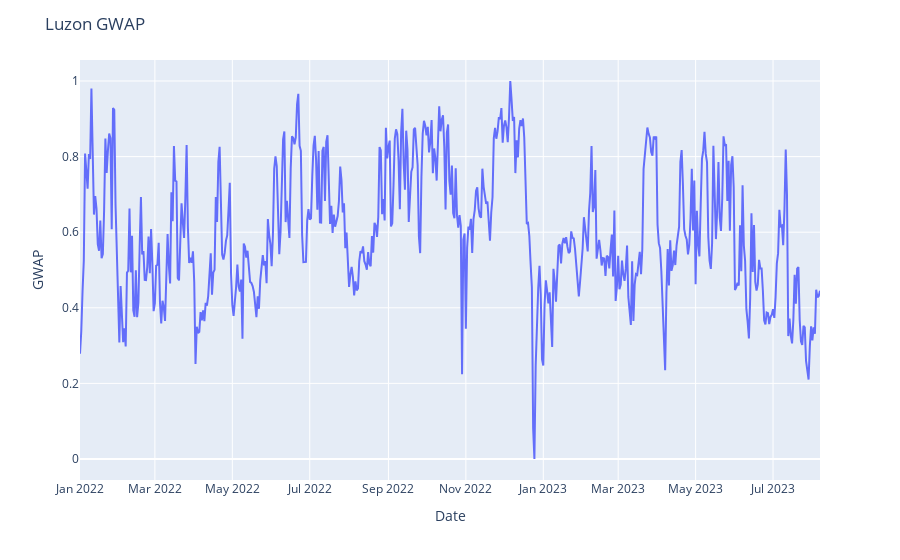
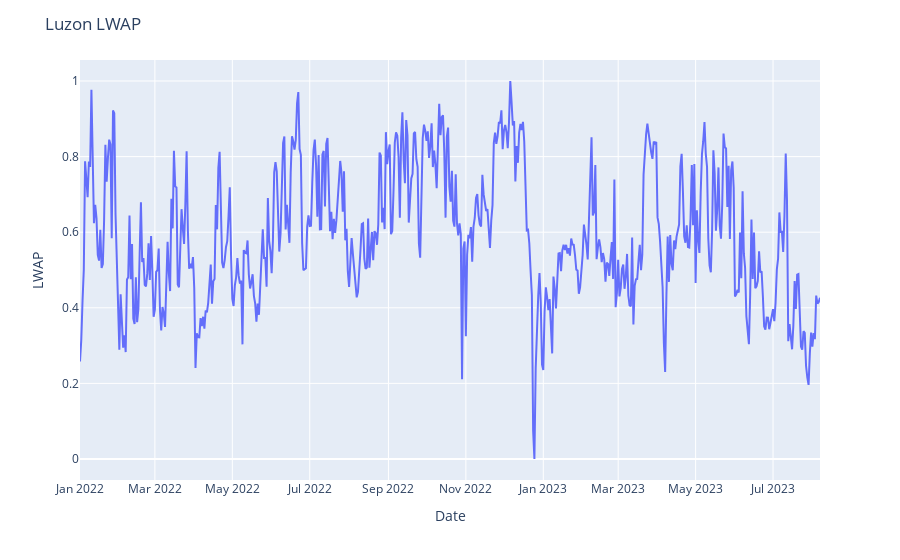

Notebook cell for these charts, in order:
### Code cell
#Plotting Train LWAP ang GWAP
# Create the line plot
gwap_plot = px.line(GWAP_train, x=GWAP_train.index, y='GWAP')
lwap_plot = px.line(LWAP_train, x=LWAP_train.index, y='LWAP')
# Set the title using the ticker value
gwap_plot.update_layout(title=f"Luzon GWAP")
lwap_plot.update_layout(title=f"Luzon LWAP")
# Display the plot
gwap_plot.show()
lwap_plot.show()

### Figure 1 — Plotly figure (JSON) as saved in the notebook; plotly's stock layout.template omitted (floating-point values rounded to 4 significant figures; data arrays with more than 128 entries replaced by an {"elided": "..."} marker saying what was removed)
{"data": [{"hovertemplate": "Date=%{x}<br>GWAP=%{y}<extra></extra>", "legendgroup": "", "line": {"color": "#636efa", "dash": "solid"}, "marker": {"symbol": "circle"}, "mode": "lines", "name": "", "orientation": "v", "showlegend": false, "type": "scatter", "x": {"elided": "584 str values"}, "xaxis": "x", "y": {"elided": "584 float values"}, "yaxis": "y"}], "layout": {"legend": {"tracegroupgap": 0}, "margin": {"t": 60}, "title": {"text": "Luzon GWAP"}, "xaxis": {"anchor": "y", "domain": [0, 1], "title": {"text": "Date"}}, "yaxis": {"anchor": "x", "domain": [0, 1], "title": {"text": "GWAP"}}}}

### Figure 2 — Plotly figure (JSON) as saved in the notebook; plotly's stock layout.template omitted (floating-point values rounded to 4 significant figures; data arrays with more than 128 entries replaced by an {"elided": "..."} marker saying what was removed)
{"data": [{"hovertemplate": "Date=%{x}<br>LWAP=%{y}<extra></extra>", "legendgroup": "", "line": {"color": "#636efa", "dash": "solid"}, "marker": {"symbol": "circle"}, "mode": "lines", "name": "", "orientation": "v", "showlegend": false, "type": "scatter", "x": {"elided": "584 str values"}, "xaxis": "x", "y": {"elided": "584 float values"}, "yaxis": "y"}], "layout": {"legend": {"tracegroupgap": 0}, "margin": {"t": 60}, "title": {"text": "Luzon LWAP"}, "xaxis": {"anchor": "y", "domain": [0, 1], "title": {"text": "Date"}}, "yaxis": {"anchor": "x", "domain": [0, 1], "title": {"text": "LWAP"}}}}
